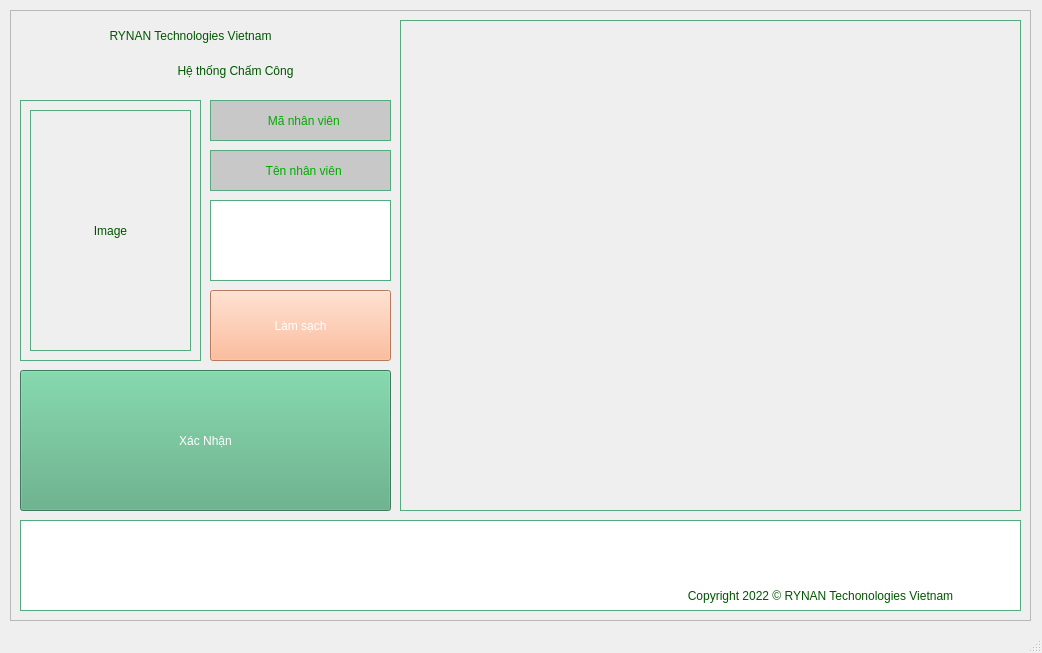
<?xml version="1.0" encoding="UTF-8"?>
<ui version="4.0">
 <class>TimekeepingSystem</class>
 <widget class="QMainWindow" name="TimekeepingSystem">
  <property name="geometry">
   <rect>
    <x>0</x>
    <y>0</y>
    <width>1042</width>
    <height>653</height>
   </rect>
  </property>
  <property name="windowTitle">
   <string>MainWindow</string>
  </property>
  <property name="styleSheet">
   <string notr="true">font: italic 12pt &quot;Bahnschrift&quot;;
color: rgb(0, 85, 0);</string>
  </property>
  <widget class="QWidget" name="centralwidget">
   <property name="sizePolicy">
    <sizepolicy hsizetype="Fixed" vsizetype="Fixed">
     <horstretch>0</horstretch>
     <verstretch>0</verstretch>
    </sizepolicy>
   </property>
   <widget class="QWidget" name="horizontalLayoutWidget">
    <property name="geometry">
     <rect>
      <x>10</x>
      <y>10</y>
      <width>1021</width>
      <height>611</height>
     </rect>
    </property>
    <layout class="QHBoxLayout" name="horizontalLayout">
     <property name="sizeConstraint">
      <enum>QLayout::SetMinimumSize</enum>
     </property>
     <item>
      <widget class="QFrame" name="frame">
       <property name="enabled">
        <bool>true</bool>
       </property>
       <property name="sizePolicy">
        <sizepolicy hsizetype="Minimum" vsizetype="Minimum">
         <horstretch>1</horstretch>
         <verstretch>1</verstretch>
        </sizepolicy>
       </property>
       <property name="mouseTracking">
        <bool>false</bool>
       </property>
       <property name="acceptDrops">
        <bool>true</bool>
       </property>
       <property name="frameShape">
        <enum>QFrame::StyledPanel</enum>
       </property>
       <property name="frameShadow">
        <enum>QFrame::Raised</enum>
       </property>
       <widget class="QLabel" name="label_3">
        <property name="geometry">
         <rect>
          <x>10</x>
          <y>90</y>
          <width>181</width>
          <height>261</height>
         </rect>
        </property>
        <property name="styleSheet">
         <string notr="true"> border: 1px solid rgb(85, 170, 127);</string>
        </property>
        <property name="text">
         <string/>
        </property>
       </widget>
       <widget class="QLabel" name="staff_code">
        <property name="enabled">
         <bool>true</bool>
        </property>
        <property name="geometry">
         <rect>
          <x>200</x>
          <y>90</y>
          <width>181</width>
          <height>41</height>
         </rect>
        </property>
        <property name="styleSheet">
         <string notr="true">font: 100 13pt &quot;Bahnschrift&quot;;
background-color: rgb(200, 200, 200);
color:  rgb(0, 170, 0);
border-color: rgb(0, 170, 255);
selection-background-color: rgb(170, 255, 255);
 border: 1px solid rgb(85, 170, 127);
</string>
        </property>
        <property name="text">
         <string>  Mã nhân viên</string>
        </property>
        <property name="alignment">
         <set>Qt::AlignCenter</set>
        </property>
        <property name="margin">
         <number>10</number>
        </property>
       </widget>
       <widget class="QPushButton" name="btn_confirm">
        <property name="geometry">
         <rect>
          <x>10</x>
          <y>360</y>
          <width>371</width>
          <height>141</height>
         </rect>
        </property>
        <property name="styleSheet">
         <string notr="true">background-color: rgb(85, 170, 127);
color: rgb(255, 255, 255);
font: 30pt &quot;Bahnschrift&quot;;</string>
        </property>
        <property name="text">
         <string>Xác Nhận</string>
        </property>
       </widget>
       <widget class="QLabel" name="label_image">
        <property name="geometry">
         <rect>
          <x>20</x>
          <y>100</y>
          <width>161</width>
          <height>241</height>
         </rect>
        </property>
        <property name="styleSheet">
         <string notr="true"> border: 1px solid rgb(85, 170, 127);</string>
        </property>
        <property name="text">
         <string>Image</string>
        </property>
        <property name="alignment">
         <set>Qt::AlignCenter</set>
        </property>
       </widget>
       <widget class="QPushButton" name="btn_clear">
        <property name="geometry">
         <rect>
          <x>200</x>
          <y>280</y>
          <width>181</width>
          <height>71</height>
         </rect>
        </property>
        <property name="styleSheet">
         <string notr="true">background-color: rgb(255, 170, 127);
color: rgb(255, 255, 255);
font: 20pt &quot;Bahnschrift&quot;;</string>
        </property>
        <property name="text">
         <string>Làm sạch</string>
        </property>
       </widget>
       <widget class="QLabel" name="in_out">
        <property name="geometry">
         <rect>
          <x>10</x>
          <y>510</y>
          <width>1001</width>
          <height>91</height>
         </rect>
        </property>
        <property name="styleSheet">
         <string notr="true">color: rgb(255, 170, 127);
background-color: rgb(255, 255, 255);
font: 75 25pt &quot;Bahnschrift&quot;;
 border: 1px solid rgb(85, 170, 127);</string>
        </property>
        <property name="text">
         <string/>
        </property>
        <property name="alignment">
         <set>Qt::AlignCenter</set>
        </property>
       </widget>
       <widget class="QLabel" name="label_2">
        <property name="geometry">
         <rect>
          <x>80</x>
          <y>50</y>
          <width>291</width>
          <height>21</height>
         </rect>
        </property>
        <property name="styleSheet">
         <string notr="true">font: 75 14pt &quot;Bahnschrift&quot;;
color: rgb(0, 85, 0);</string>
        </property>
        <property name="text">
         <string>Hệ thống Chấm Công</string>
        </property>
        <property name="alignment">
         <set>Qt::AlignCenter</set>
        </property>
       </widget>
       <widget class="QLabel" name="show_video">
        <property name="geometry">
         <rect>
          <x>390</x>
          <y>10</y>
          <width>621</width>
          <height>491</height>
         </rect>
        </property>
        <property name="styleSheet">
         <string notr="true"> border: 1px solid rgb(85, 170, 127);</string>
        </property>
        <property name="text">
         <string/>
        </property>
       </widget>
       <widget class="QLabel" name="staff_name">
        <property name="geometry">
         <rect>
          <x>200</x>
          <y>140</y>
          <width>181</width>
          <height>41</height>
         </rect>
        </property>
        <property name="styleSheet">
         <string notr="true">font: 100 10pt &quot;Bahnschrift&quot;;
background-color: rgb(200, 200, 200);
color: rgb(0, 170, 0);
border-color: rgb(0, 170, 255);
selection-background-color: rgb(170, 255, 255);
 border: 1px solid rgb(85, 170, 127);
</string>
        </property>
        <property name="text">
         <string>  Tên nhân viên</string>
        </property>
        <property name="alignment">
         <set>Qt::AlignCenter</set>
        </property>
        <property name="margin">
         <number>10</number>
        </property>
       </widget>
       <widget class="QPlainTextEdit" name="note_reason">
        <property name="geometry">
         <rect>
          <x>200</x>
          <y>190</y>
          <width>181</width>
          <height>81</height>
         </rect>
        </property>
        <property name="toolTip">
         <string>&lt;html&gt;&lt;head/&gt;&lt;body&gt;&lt;p&gt;Lý do bạn đến muộn? hoặc Lý do bạn về sớm&lt;/p&gt;&lt;/body&gt;&lt;/html&gt;</string>
        </property>
        <property name="styleSheet">
         <string notr="true"> border: 1px solid rgb(85, 170, 127);</string>
        </property>
        <property name="readOnly">
         <bool>false</bool>
        </property>
        <property name="plainText">
         <string/>
        </property>
       </widget>
       <widget class="QLabel" name="label_5">
        <property name="geometry">
         <rect>
          <x>610</x>
          <y>570</y>
          <width>401</width>
          <height>31</height>
         </rect>
        </property>
        <property name="text">
         <string>Copyright 2022 © RYNAN Techonologies Vietnam</string>
        </property>
        <property name="alignment">
         <set>Qt::AlignCenter</set>
        </property>
       </widget>
       <widget class="QLabel" name="label">
        <property name="geometry">
         <rect>
          <x>0</x>
          <y>0</y>
          <width>361</width>
          <height>51</height>
         </rect>
        </property>
        <property name="styleSheet">
         <string notr="true">font: 2 italic 22pt &quot;Bahnschrift&quot;;
color: rgb(0, 85, 0);</string>
        </property>
        <property name="text">
         <string>RYNAN Technologies Vietnam</string>
        </property>
        <property name="alignment">
         <set>Qt::AlignCenter</set>
        </property>
       </widget>
      </widget>
     </item>
    </layout>
   </widget>
  </widget>
  <widget class="QStatusBar" name="statusbar"/>
 </widget>
 <resources/>
 <connections/>
</ui>
